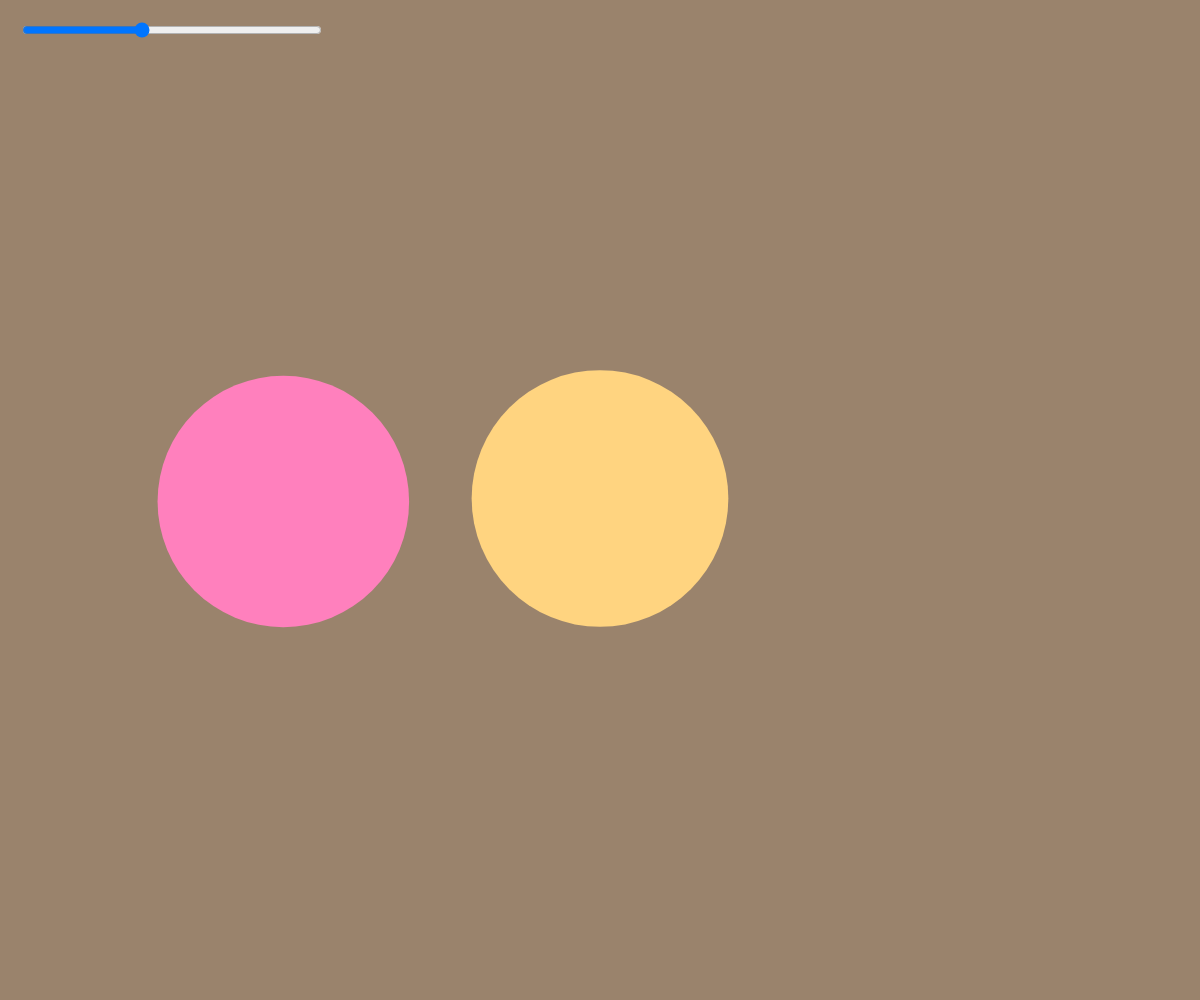
Frame 1 (no input)
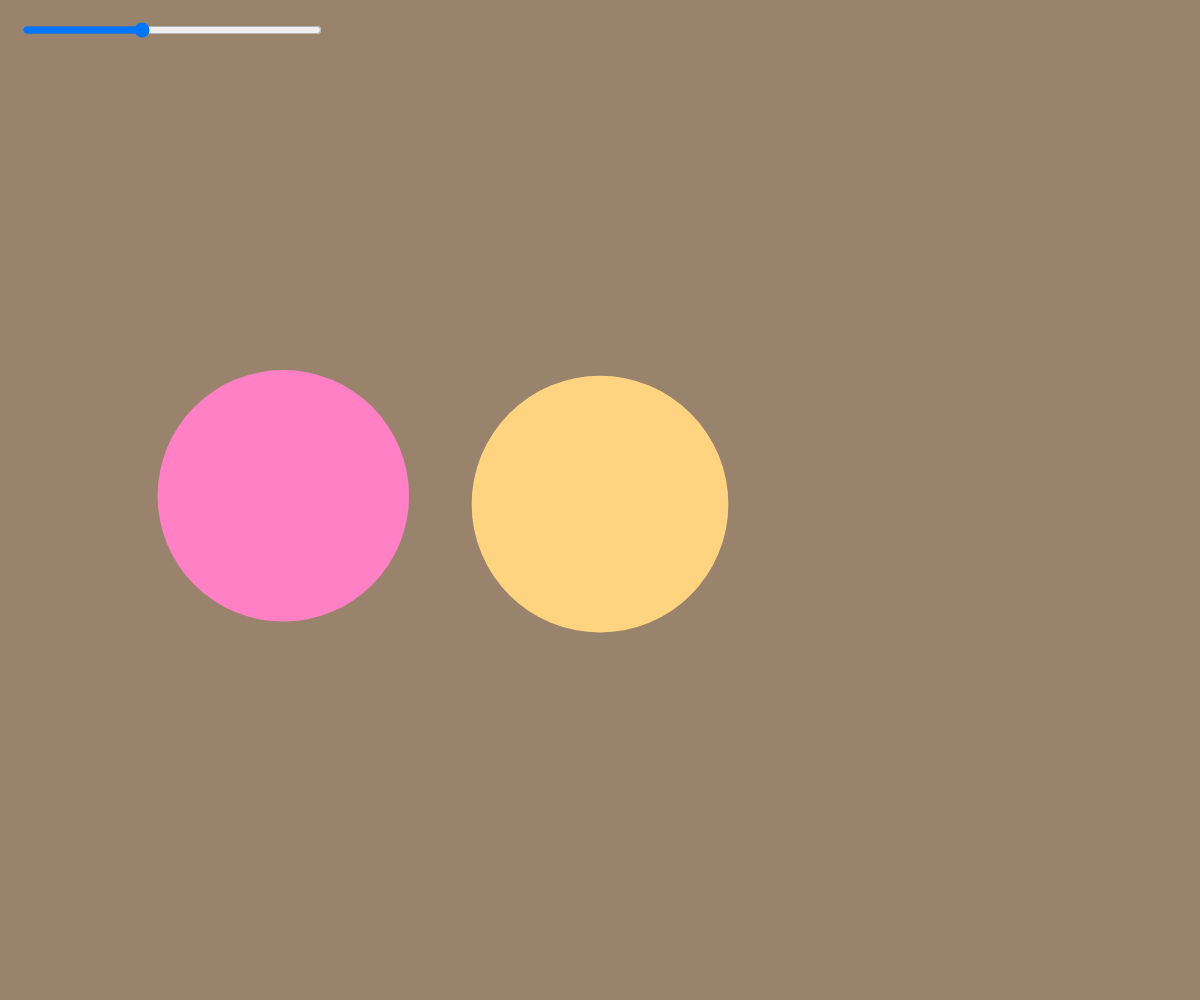
Frame 60 (no input)
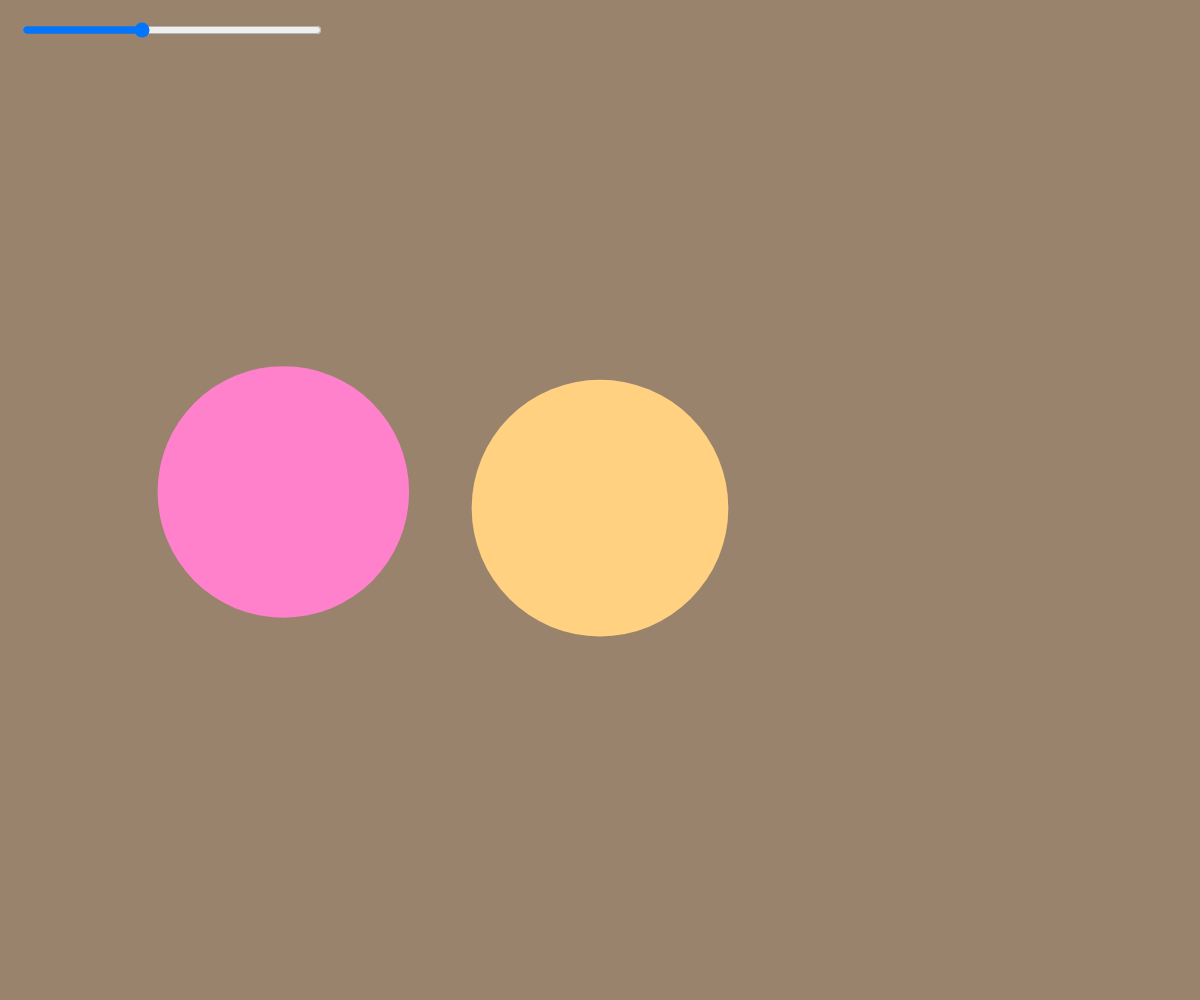
Frame 120 (the mouse pressed at the canvas centre since frame 60)

The p5.js sketch that drew these frames (run headless with seeded random() and noise() and a simulated clock; from frame 60 on, the mouse is pressed at the canvas centre):

// p5.js sketch
// ── sketch.js
let beziehungsSlider;

function setup() {
  createCanvas(windowWidth, windowHeight);
  noStroke();

  // VORGABE: HSB Farbmodus einstellen
  colorMode(HSB, 360, 100, 100);

  // Der Slider wird erstellt, der die Beziehung steuert.
  beziehungsSlider = createSlider(-10, 38, 9);
  beziehungsSlider.position(20, 20);
  beziehungsSlider.style('width', '300px');
}

function draw() {

  let sliderWert = beziehungsSlider.value();
  let beziehungsStatus = map(sliderWert, -10, 38, 0, 1);
  let bgHue = map(beziehungsStatus, 0, 1, 50, 0);
  let bgSat = map(beziehungsStatus, 0, 1, 50, 0);
  let bgBright = map(beziehungsStatus, 0, 1, 100, 0);
  let bounce = sin(frameCount * 0.1) * 15;
  let xLinks = map(beziehungsStatus, 0, 1, width * 0.5, -200);
  let groesseLinks = map(beziehungsStatus, 0, 1, 400, 25);
  let xRechts = width * 0.5;
  let groesseRechts = map(beziehungsStatus, 0, 1, 400, 38);
  let farbtonLinks, farbtonRechts, saettigung, helligkeit;

  if (beziehungsStatus < 0.7) {
    // ZUSTAND 1: "Harmonisch"
    farbtonLinks = 330 + 10 * sin(frameCount * 0.1);
    farbtonRechts = 30 + 10 * cos(frameCount * 0.1);
    saettigung = 50;
    helligkeit = 100;

  } else {
    // ZUSTAND 2: "Distanziert"
    let uebergang = map(beziehungsStatus, 0.7, 1.0, 0, 1);

    farbtonLinks = 330;
    farbtonRechts = 30;
    
    saettigung = map(uebergang, 0, 1, 50, 30);
    helligkeit = map(uebergang, 0, 1, 100, 30);
    
    bounce = 0; // Bewegung stoppt
  }

  background(bgHue, bgSat, bgBright);

  fill(farbtonLinks, saettigung, helligkeit);
  ellipse(xLinks, height / 2 + bounce, groesseLinks, groesseLinks);

  fill(farbtonRechts, saettigung, helligkeit);
  ellipse(xRechts, height / 2 - bounce, groesseRechts, groesseRechts);
}

// Stellt sicher, dass die Skizze die Fenstergrösse anpasst.
function windowResized() {
  resizeCanvas(windowWidth, windowHeight);
}
